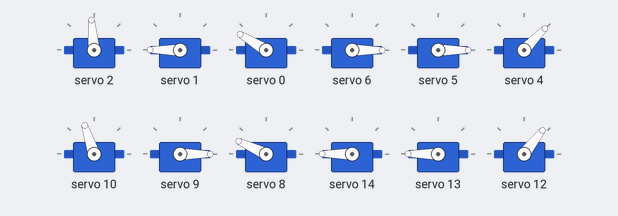
Bench run of a sketch on a simulated Arduino Uno, built with avr-gcc and run on an emulated ATmega328P. Parts: 12 × servo. What the sketch prints to the serial monitor is not drawn.

Above: at 0.1 s.
Timing chart, 0 to 40.0 s (numbered marks = the images above):
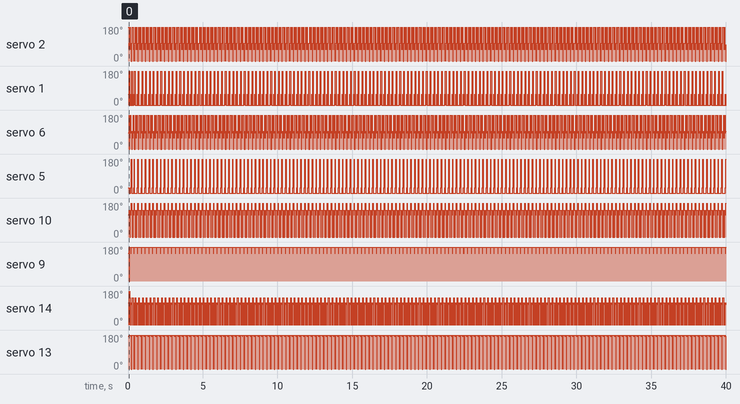

Measured:
- by itself, servo 1: moves between 0° and 180°, repeating every 4.3 s
- by itself, servo 5: moves between 0° and 180°, repeating every 1.8 s

The sketch:

Attempt_at_Basic_Walking.ino
```cpp
#include <Wire.h>
#include <Adafruit_PWMServoDriver.h>
Adafruit_PWMServoDriver pca9685 = Adafruit_PWMServoDriver(0x40);

#define aSER0  0   //Servo Motor 0 on connector 0
#define tSER0  1   //Servo Motor 0 on connector 0
#define fSER0  2   //Servo Motor 0 on connector 0

#define aSER1  4   //Servo Motor 0 on connector 0
#define tSER1  5   //Servo Motor 0 on connector 0
#define fSER1  6   //Servo Motor 0 on connector 0

#define aSER2  8   //Servo Motor 0 on connector 0
#define tSER2  9   //Servo Motor 0 on connector 0
#define fSER2  10  //Servo Motor 0 on connector 0

#define aSER3  12  //Servo Motor 0 on connector 0
#define tSER3  13 //Servo Motor 0 on connector 0
#define fSER3  14 //Servo Motor 0 on connector 0

//CONSTANTS
#define TIBIA 107 //107.5 acc, 95.53 before change
#define FEMUR 100.4
#define RSPOKE 25
#define LSPOKE 22.58
#define ROD 33.58
#define X 51.29
#define Y 38.71
#define ABDUCTOR_OFFSET 40.45//42.66  //39.20
#define ABDUCTOR_LEG_ANGLE 72.05//72.12 //70.48

#define aRATIO2 1.5778
#define aRATIO1 1.5778
#define aRATIO0 1.5778
#define aRATIO3 1.6333


#define SERVOMIN2  66
#define SERVOMAX2  584
#define fRATIO0 2.4079
#define fRATIO1 2.4079
#define fRATIO2 2.3544
#define fRATIO3 2.3276

#define tRATIO0 2.4079
#define tRATIO1 2.34
#define tRATIO2 2.41
#define tRATIO3 2.35

double femurAngle0 = 47;
double tibiaAngle0 = 0;
double abductorAngle0 = 0;

double femurAngle1 = 45;
double tibiaAngle1 = 0;
double abductorAngle1 = 0;

double femurAngle2 = 48;
double tibiaAngle2 = 0;
double abductorAngle2 = 0;

double femurAngle3 = 47;
double tibiaAngle3 = 0;
double abductorAngle3 = 0;


double femurAngleOld0 = 47;
double tibiaAngleOld0 = 0;
double abductorAngleOld0 = 0;

double femurAngleOld1 = 45;
double tibiaAngleOld1 = 0;
double abductorAngleOld1 = 0;

double femurAngleOld2 = 48;
double tibiaAngleOld2 = 0;
double abductorAngleOld2 = 0;

double femurAngleOld3 = 47;
double tibiaAngleOld3 = 0;
double abductorAngleOld3 = 0;


double fServoVal0;
double tServoVal0;
double aServoVal0;

double fServoVal1;
double tServoVal1;
double aServoVal1;

double fServoVal2;
double tServoVal2;
double aServoVal2;

double fServoVal3;
double tServoVal3;
double aServoVal3;

double abductorAngleVal;
double femurAngleVal;
double tibiaAngleVal;


void legHeight(double desiredHeight, int leg);
double rad2deg(double rad);
double deg2rad(double deg);
void stepForth(double desiredHeight, double forwardDist, int leg);
void sideStep(double latDist, double forwardDist, double legHeight, int leg);

void defaultPosition();
void interpolate(String legs);
void verticalAbductors();
void turningWalkingSequence(double walkCycle);
void turningWalkingSequenceClockwise(double walkCycle);
void turningWalkingSequenceCounterClockwise(double walkCycle);
void straightWalkingSequence();

void setup() {
  Serial.begin(115200);
  Serial.println("PCA9685 Servo Test");
  pca9685.begin();
  pca9685.setPWMFreq(50);
  //legHeight(160, 0);
  //legHeight(160, 1);
  //legHeight(160, 2);
  //legHeight(160, 3);
  //interpolate("0123");

}

void loop() {
  int walkCycle = 200000;
  //turningWalkingSequenceCounterClockwise(walkCycle);
   straightWalkingSequence(walkCycle);
  //defaultPosition();
  //turningWalkingSequenceClockwise(walkCycle);
  //defaultPosition();

  //int i = 0;


}
void turningWalkingSequenceCounterClockwise(double walkCycle)
{
  sideStep(170, 0, 25, 1); //opp legs push away
  sideStep(170, 0, 25, 3);
  sideStep(130, 0, 0, 0); //other legs raise
  sideStep(130, 0, 0, 2);
  interpolate("0123", walkCycle);
  sideStep(170, 0, 50, 1);
  sideStep(170, 0, 50, 3);
  sideStep(170, 0, 0, 0);
  sideStep(170, 0, 0, 2);
  interpolate("0123", walkCycle);

  sideStep(130, 0, 25, 1); //all legs brought to starting position
  sideStep(130, 0, 25, 3);
  interpolate("0123", walkCycle);
  sideStep(170, 0, 0, 1);
  sideStep(170, 0, 0, 3);
  interpolate("0123", walkCycle);
}
void turningWalkingSequenceClockwise(double walkCycle)
{
  sideStep(170, 0, 25, 0); //opp legs push away
  sideStep(170, 0, 25, 2);
  sideStep(130, 0, 0, 1); //other legs raise
  sideStep(130, 0, 0, 3);
  interpolate("0123", walkCycle);
  sideStep(170, 0, 50, 0);
  sideStep(170, 0, 50, 2);
  sideStep(170, 0, 0, 1);
  sideStep(170, 0, 0, 3);
  interpolate("0123", walkCycle);

  sideStep(130, 0, 25, 0); //all legs brought to starting position
  sideStep(130, 0, 25, 2);
  interpolate("0123", walkCycle);
  sideStep(170, 0, 0, 0);
  sideStep(170, 0, 0, 2);
  interpolate("0123", walkCycle);
}
void turningWalkingSequence(double walkCycle)
{
  sideStep(30, 0, 170, 0);
  sideStep(30, 0, 170, 2);
  sideStep(30, 0, 140, 1);
  sideStep(30, 0, 140, 3);
  interpolate("0123", walkCycle);
  sideStep(60, 0, 170, 0);
  sideStep(60, 0, 170, 2);
  sideStep(60, 0, 170, 1);
  sideStep(60, 0, 170, 3);
  interpolate("0123", walkCycle);

  sideStep(30, 0, 170, 1);
  sideStep(30, 0, 170, 3);
  sideStep(30, 0, 140, 0);
  sideStep(30, 0, 140, 2);
  interpolate("0123", walkCycle);
  sideStep(60, 0, 170, 1);
  sideStep(60, 0, 170, 3);
  sideStep(60, 0, 170, 0);
  sideStep(60, 0, 170, 2);
  interpolate("0123", walkCycle);
}


void straightWalkingSequence(double walkCycle)
{
  int stepLength = 30;
  stepForth(140, 15, 0); //Position B
  stepForth(140, 15, 2);
  stepForth(170, -15, 1); //MID point betwreen C and A
  stepForth(170, -15, 3);
  interpolate("0123", walkCycle);
  stepForth(140, 15, 0); //Position B
  stepForth(140, 15, 2);
  stepForth(170, -15, 1); //MID point betwreen C and A
  stepForth(170, -15, 3);
  interpolate("0123", walkCycle);
  stepForth(170, 30, 0); //Position B
  stepForth(170, 30, 2);
  stepForth(170, -30, 1); //
  stepForth(170, -30, 3);
  interpolate("0123", walkCycle);
  //delay(3000);

  stepForth(140, 15, 1); //Position B
  stepForth(140, 15, 3);
  stepForth(170, -15, 0); //MID point betwreen C and A
  stepForth(170, -15, 2);
  interpolate("0123", walkCycle);
  stepForth(170, 30, 1); //Position B
  stepForth(170, 30, 3);
  stepForth(170, -30, 0); //
  stepForth(170, -30, 2);
  interpolate("0123", walkCycle);
  //delay(3000);
}
void interpolate(String legs, double walkCycle)
{
  double fServoValChange0;
  double tServoValChange0;
  double aServoValChange0;
  double fServoValChange1;
  double tServoValChange1;
  double aServoValChange1;
  double fServoValChange2;
  double tServoValChange2;
  double aServoValChange2;
  double fServoValChange3;
  double tServoValChange3;
  double aServoValChange3;

  double setRate = walkCycle / 20000;

  //ESTABLISHING THE CHANGE RATES FOR EVERY VARIABLE
  if (legs.charAt(0) == '0')
  {
    fServoValChange0 = (femurAngle0 - femurAngleOld0) / setRate;
    tServoValChange0 = (tibiaAngle0 - tibiaAngleOld0) / setRate;
    aServoValChange0 = (abductorAngle0 - abductorAngleOld0) / setRate;

    fServoVal0 = femurAngleOld0;
    tServoVal0 = tibiaAngleOld0;
    aServoVal0 = abductorAngleOld0;

    femurAngleOld0 = femurAngle0;
    tibiaAngleOld0 = tibiaAngle0;
    abductorAngleOld0 = abductorAngle0;
  }
  if (legs.charAt(1) == '1')
  {
    fServoValChange1 = (femurAngle1 - femurAngleOld1) / setRate;
    tServoValChange1 = (tibiaAngle1 - tibiaAngleOld1) / setRate;
    aServoValChange1 = (abductorAngle1 - abductorAngleOld1) / setRate;

    fServoVal1 = femurAngleOld1;
    tServoVal1 = tibiaAngleOld1;
    aServoVal1 = abductorAngleOld1;

    femurAngleOld1 = femurAngle1;
    tibiaAngleOld1 = tibiaAngle1;
    abductorAngleOld1 = abductorAngle1;
  }
  if (legs.charAt(2) == '2')
  {
    fServoValChange2 = (femurAngle2 - femurAngleOld2) / setRate;
    tServoValChange2 = (tibiaAngle2 - tibiaAngleOld2) / setRate;
    aServoValChange2 = (abductorAngle2 - abductorAngleOld2) / setRate;

    fServoVal2 = femurAngleOld2;
    tServoVal2 = tibiaAngleOld2;
    aServoVal2 = abductorAngleOld2;

    femurAngleOld2 = femurAngle2;
    tibiaAngleOld2 = tibiaAngle2;
    abductorAngleOld2 = abductorAngle2;
  }
  if (legs.charAt(3) == '3')
  {
    fServoValChange3 = (femurAngle3 - femurAngleOld3) / setRate;
    tServoValChange3 = (tibiaAngle3 - tibiaAngleOld3) / setRate;
    aServoValChange3 = (abductorAngle3 - abductorAngleOld3) / setRate;

    fServoVal3 = femurAngleOld3;
    tServoVal3 = tibiaAngleOld3;
    aServoVal3 = abductorAngleOld3;

    femurAngleOld3 = femurAngle3;
    tibiaAngleOld3 = tibiaAngle3;
    abductorAngleOld3 = abductorAngle3;
  }

  //CONTROLLING EVERY SERVO
  for (int i = 0; i < setRate; i++)
  {
    if (legs.charAt(0) == '0')
    {
      fServoVal0 = fServoVal0 + fServoValChange0;
      tServoVal0 = tServoVal0 + tServoValChange0;
      aServoVal0 = aServoVal0 + aServoValChange0;

      pca9685.setPWM(fSER0, 0, SERVOMIN2 + (fServoVal0 + 47) * fRATIO0);
      pca9685.setPWM(tSER0, 0, SERVOMIN2 + 20 + tServoVal0 * tRATIO0);
      pca9685.setPWM(aSER0, 0, SERVOMAX2 - (99 + aServoVal0) * aRATIO0);
    }
    if (legs.charAt(1) == '1')
    {
      fServoVal1 = fServoVal1 + fServoValChange1;
      tServoVal1 = tServoVal1 + tServoValChange1;
      aServoVal1 = aServoVal1 + aServoValChange1;

      pca9685.setPWM(fSER1, 0, SERVOMIN2 + (fServoVal1 + 45) * fRATIO1);
      pca9685.setPWM(tSER1, 0, SERVOMIN2 + 15 + tServoVal1 * tRATIO1);
      pca9685.setPWM(aSER1, 0, SERVOMIN2 + (90.6 + aServoVal1) * aRATIO1); //was -
    }
    if (legs.charAt(2) == '2')
    {
      fServoVal2 = fServoVal2 + fServoValChange2;
      tServoVal2 = tServoVal2 + tServoValChange2;
      aServoVal2 = aServoVal2 + aServoValChange2;

      pca9685.setPWM(fSER2, 0, SERVOMAX2 - (fServoVal2 + 48) * fRATIO2);
      pca9685.setPWM(tSER2, 0, SERVOMAX2 - 13 - tServoVal2 * tRATIO2);
      pca9685.setPWM(aSER2, 0, SERVOMAX2 - (91.3 + aServoVal2) * aRATIO2); //was -
    }
    if (legs.charAt(3) == '3')
    {
      fServoVal3 = fServoVal3 + fServoValChange3;
      tServoVal3 = tServoVal3 + tServoValChange3;
      aServoVal3 = aServoVal3 + aServoValChange3;

      pca9685.setPWM(fSER3, 0, SERVOMAX2 - (fServoVal3 + 47) * fRATIO3);
      pca9685.setPWM(tSER3, 0, SERVOMAX2 - 13 - tServoVal3 * tRATIO3);
      pca9685.setPWM(aSER3, 0, SERVOMIN2 + (95 + aServoVal3) * aRATIO3);
    }
    delayMicroseconds(walkCycle / setRate);
  }
}


void legHeight(double desiredHeight, int leg)
{
  double theta = acos((sq(FEMUR) + sq(TIBIA) - sq(desiredHeight)) / (2 * FEMUR * TIBIA)); //radians
  femurAngleVal = 90 - rad2deg(asin(sin(theta) * TIBIA / (desiredHeight + 0.0001))); //degrees
  tibiaAngleVal = 190 - (rad2deg(theta) + femurAngleVal * -1 + Y + X);
  switch (leg)
  {
    case 0:
      femurAngle0 = femurAngleVal;
      tibiaAngle0 = tibiaAngleVal;
      break;
    case 1:
      femurAngle1 = femurAngleVal;
      tibiaAngle1 = tibiaAngleVal;
      break;
    case 2:
      femurAngle2 = femurAngleVal;
      tibiaAngle2 = tibiaAngleVal;
      break;
    case 3:
      femurAngle3 = femurAngleVal;
      tibiaAngle3 = tibiaAngleVal;
      break;
  }
}
void stepForth(double desiredHeight, double forwardDist, int leg)
{
  legHeight(sqrt(sq(desiredHeight) + sq(forwardDist)), leg);
  switch (leg)
  {
    case 0:
      femurAngle0 += rad2deg(atan(forwardDist / desiredHeight));
      tibiaAngle0 += rad2deg(atan(forwardDist / desiredHeight));
      break;
    case 1:
      femurAngle1 += rad2deg(atan(forwardDist / desiredHeight));
      tibiaAngle1 += rad2deg(atan(forwardDist / desiredHeight));
      break;
    case 2:
      femurAngle2 += rad2deg(atan(forwardDist / desiredHeight));
      tibiaAngle2 += rad2deg(atan(forwardDist / desiredHeight));
      break;
    case 3:
      femurAngle3 += rad2deg(atan(forwardDist / desiredHeight));
      tibiaAngle3 += rad2deg(atan(forwardDist / desiredHeight));
      break;
  }
}
void sideStep(double oldLegLength, double forwardDist, double latDist,  int leg)
{
  latDist += 39.35;//40.60;//
  oldLegLength -= 13.1;
  abductorAngleVal = rad2deg(atan(latDist / oldLegLength)) - rad2deg(atan(39.35 / oldLegLength)); //40.60
  Serial.println(abductorAngleVal);
  double hypotenuse = sqrt(sq(latDist) + sq(oldLegLength));
  double phi = rad2deg(asin(sin(deg2rad(ABDUCTOR_LEG_ANGLE)) * ABDUCTOR_OFFSET / hypotenuse));
  double newLegLength = hypotenuse * sin(deg2rad(180 - phi - ABDUCTOR_LEG_ANGLE)) / sin(deg2rad(ABDUCTOR_LEG_ANGLE));
  Serial.println(newLegLength);
  if (forwardDist == 0)
    legHeight(newLegLength, leg);
  else
    stepForth(newLegLength, forwardDist, leg);

  switch (leg)
  {
    case 0:
      abductorAngle0 = abductorAngleVal;
      break;
    case 1:
      abductorAngle1 = abductorAngleVal;
      break;
    case 2:
      abductorAngle2 = abductorAngleVal;
      break;
    case 3:
      abductorAngle3 = abductorAngleVal;
      break;
  }
}
void verticalAbductors()
{
  //VERTICAL ABDUCTORS
  pca9685.setPWM(aSER0, 0, SERVOMAX2 - (99) * aRATIO0);
  pca9685.setPWM(aSER1, 0, SERVOMIN2 + (90.6) * aRATIO1);
  pca9685.setPWM(aSER2, 0, SERVOMAX2 - (91.3 ) * aRATIO2);
  pca9685.setPWM(aSER3, 0, SERVOMIN2 + (95) * aRATIO3);
}

void defaultPosition()
{
  //VERTICAL ABDUCTORS
  pca9685.setPWM(aSER0, 0, SERVOMAX2 - (99) * aRATIO0);
  pca9685.setPWM(aSER1, 0, SERVOMIN2 + (90.6) * aRATIO1);
  pca9685.setPWM(aSER2, 0, SERVOMAX2 - (91.3 ) * aRATIO2);
  pca9685.setPWM(aSER3, 0, SERVOMIN2 + (95) * aRATIO3);

  //PARALLEL FEMURS
  pca9685.setPWM(fSER0, 0, SERVOMIN2 + 45 * fRATIO0);
  pca9685.setPWM(fSER1, 0, SERVOMIN2 + 40 * fRATIO1);
  pca9685.setPWM(fSER2, 0, SERVOMAX2 - 49 * fRATIO2);
  pca9685.setPWM(fSER3, 0, SERVOMAX2 - 46 * fRATIO3);

  //KNEES IN VERTICAL POSITION
  pca9685.setPWM(tSER0, 0, SERVOMIN2 + 27);
  pca9685.setPWM(tSER1, 0, SERVOMIN2 + 24);
  pca9685.setPWM(tSER2, 0, SERVOMAX2 - 12);
  pca9685.setPWM(tSER3, 0, SERVOMAX2 - 11);
}
double rad2deg(double rad)
{
  return rad * 57296 / 1000;
}
double deg2rad(double deg)
{
  return deg * 1000 / 57296;
}
```
